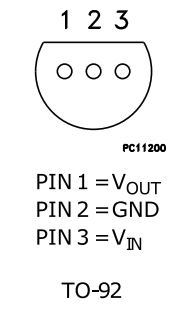
#> input picture kelly/78l05-package.png, 188 x 318 px
$ python make_icons.py ../kelly/78l05-package.png
#> lines starting #> are read from the running program, lines starting #| are printed output that depends on the picture
#!/usr/bin/env python3
"""Generate Android launcher icons from a source PNG with a black background.

Removes the (near-)black background by alpha-keying, crops to the tractor's
bounding box, pads to square, and emits the 432x432 adaptive-icon foreground
(minSdk 26, so the adaptive icon is the only launcher asset). Run once after
replacing the source image.
"""
import sys
from pathlib import Path
from PIL import Image

SRC      = Path(sys.argv[1])
OUT_RES  = Path(__file__).parent / "app" / "src" / "main" / "res"

# Per-channel distance from the sampled background color, in 0–255 units.
# Pixels within this distance of the corner color are keyed to transparent.
BG_TOLERANCE = 25

# Adaptive-icon foreground: 108dp canvas at xxxhdpi = 432px. The visible
# "safe" zone is the inner 66dp (264px) — anything outside may be masked.
ADAPTIVE_FG_SIZE = 432
ADAPTIVE_SAFE    = 264

def alpha_key_corner(img: Image.Image) -> Image.Image:
    """Keys out the background by sampling the top-left pixel — works for black,
    white, or any solid backdrop. Per-channel tolerance handles JPEG noise."""
    img = img.convert("RGBA")
    px = img.load()
    w, h = img.size
    br, bg, bb, _ = px[0, 0]
    tol = BG_TOLERANCE
    for y in range(h):
        for x in range(w):
            r, g, b, _ = px[x, y]
            if abs(r - br) <= tol and abs(g - bg) <= tol and abs(b - bb) <= tol:
                px[x, y] = (0, 0, 0, 0)
    return img

def crop_to_subject(img: Image.Image, pad: int = 8) -> Image.Image:
    bbox = img.getbbox()
    if bbox is None:
        return img
    l, t, r, b = bbox
    l = max(0, l - pad); t = max(0, t - pad)
    r = min(img.width, r + pad); b = min(img.height, b + pad)
    return img.crop((l, t, r, b))

def pad_square(img: Image.Image) -> Image.Image:
    side = max(img.width, img.height)
    out = Image.new("RGBA", (side, side), (0, 0, 0, 0))
    out.paste(img, ((side - img.width) // 2, (side - img.height) // 2))
    return out

def make_adaptive_fg(square: Image.Image) -> Image.Image:
    """Centers the cropped tractor inside the 108dp safe zone."""
    canvas = Image.new("RGBA", (ADAPTIVE_FG_SIZE, ADAPTIVE_FG_SIZE), (0, 0, 0, 0))
    fit = square.resize((ADAPTIVE_SAFE, ADAPTIVE_SAFE), Image.LANCZOS)
    off = (ADAPTIVE_FG_SIZE - ADAPTIVE_SAFE) // 2
    canvas.paste(fit, (off, off), fit)
    return canvas

def main() -> None:
    src = Image.open(SRC).convert("RGBA")
#> src is the input picture: PIL image 188x318 RGBA; mean R, G, B, A 242.3, 242.3, 242.3, 255
    # If the source already has transparency, trust it — alpha-keying near-black
    # would eat the tractor's own dark shadows. Otherwise key out the bg.
    has_alpha = src.getextrema()[3][0] < 255
#> has_alpha = False
    keyed = src if has_alpha else alpha_key_corner(src)
#> in alpha_key_corner, `br, bg, bb, _ = px[0, 0]`: br = 255
    cropped = crop_to_subject(keyed)
#> in crop_to_subject, `bbox = img.getbbox()`: bbox = (34, 10, 166, 299)
#> in crop_to_subject, `l, t, r, b = bbox`: l = 34; t = 10; r = 166; b = 299
#> in crop_to_subject, `l = max(0, l - pad)`: l = 26
#> in crop_to_subject, `t = max(0, t - pad)`: t = 2
#> in crop_to_subject, `r = min(img.width, r + pad)`: r = 174
#> in crop_to_subject, `b = min(img.height, b + pad)`: b = 307
#> in crop_to_subject, `return img.crop((l, t, r, b))`:
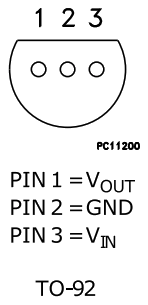
#> returned value: PIL image 148x305 RGBA; mean R, G, B, A 8.2, 8.2, 8.2, 24.9; transparent parts drawn white
    square  = pad_square(cropped)
#> in pad_square, `out = Image.new("RGBA", (side, side), (0, 0, 0, 0))`: out: PIL image 305x305 RGBA; every value is 0
#> in pad_square, `out.paste(img, ((side - img.width) // 2, (side - img.height) // 2))`:
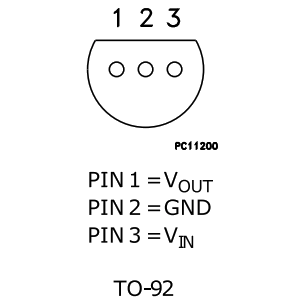
#> out: PIL image 305x305 RGBA; mean R, G, B, A 4, 4, 4, 12.1; transparent parts drawn white

    fg = make_adaptive_fg(square)
#> in make_adaptive_fg, `canvas = Image.new("RGBA", (ADAPTIVE_FG_SIZE, ADAPTIVE_FG_SIZE), (0, 0..`: canvas: PIL image 432x432 RGBA; every value is 0
#> in make_adaptive_fg, `fit = square.resize((ADAPTIVE_SAFE, ADAPTIVE_SAFE), Image.LANCZOS)`:
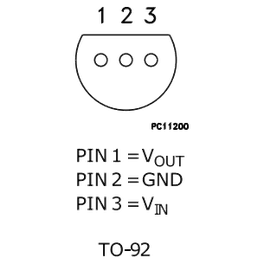
#> fit: PIL image 264x264 RGBA; mean R, G, B, A 12.4, 12.4, 12.4, 12.2; transparent parts drawn white
#> in make_adaptive_fg, `canvas.paste(fit, (off, off), fit)`:
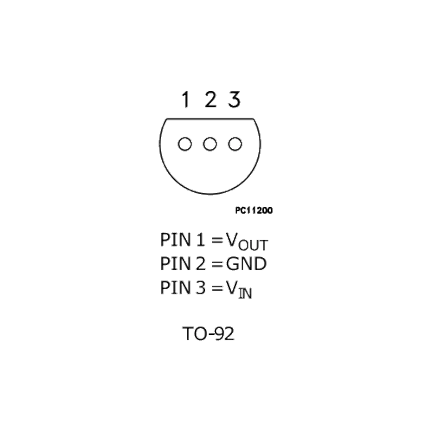
#> canvas: PIL image 432x432 RGBA; mean R, G, B, A 1.6, 1.6, 1.6, 3.8; transparent parts drawn white
    fg_dir = OUT_RES / "mipmap-xxxhdpi"
    fg_dir.mkdir(parents=True, exist_ok=True)
    fg.save(fg_dir / "ic_launcher_foreground.png")
    print(f"  wrote mipmap-xxxhdpi/ic_launcher_foreground.png  ({ADAPTIVE_FG_SIZE}x{ADAPTIVE_FG_SIZE})")

if __name__ == "__main__":
    main()
